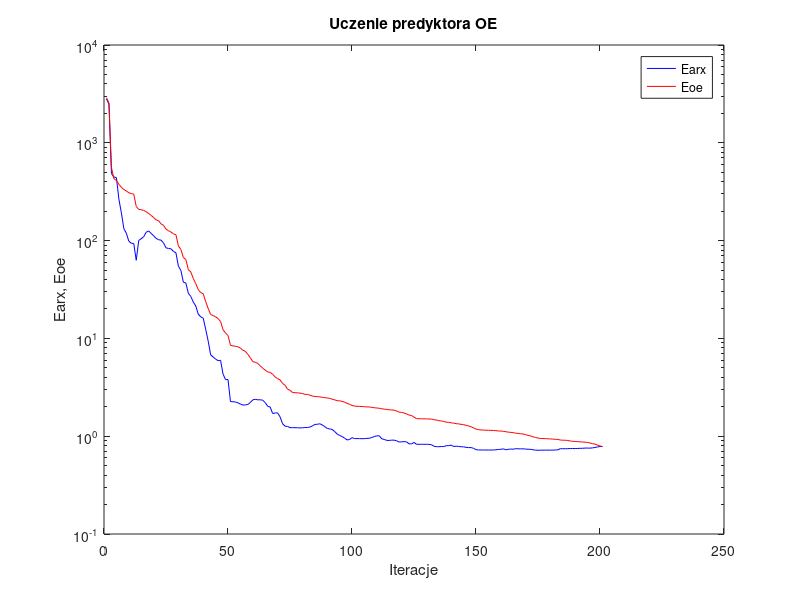
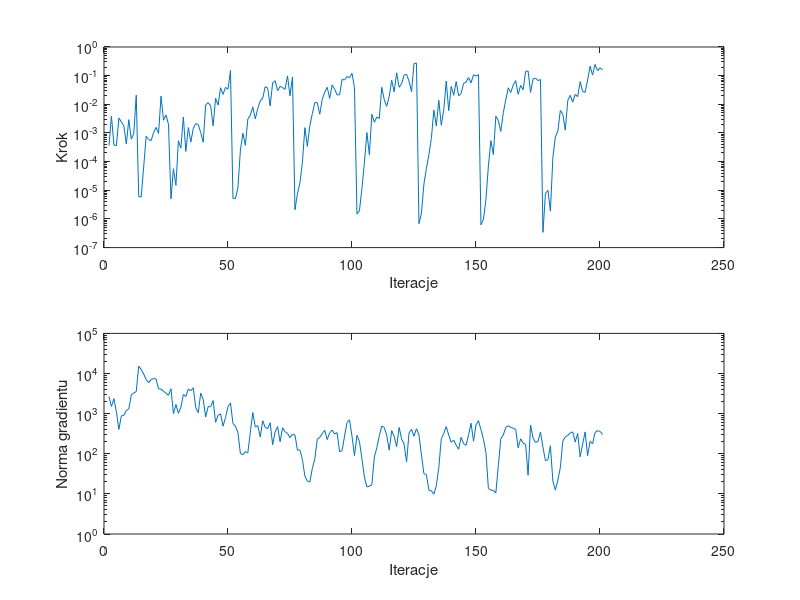

MATLAB code to generate these figures, in order:
%uczenie predyktora oe
clear all;
n=0; farx(n+1)=2.813022e+003; foe(n+1)=2.884271e+003; wspucz(n+1)=0.000000e+000; ng(n+1)=0.000000e+000;
%odnowa zmiennej metryki
n=1; farx(n+1)=2.481691e+003; foe(n+1)=2.558203e+003; krok(n+1)=3.657739e-004; ng(n+1)=2.690827e+003;
n=2; farx(n+1)=4.841500e+002; foe(n+1)=5.592637e+002; krok(n+1)=3.852167e-003; ng(n+1)=1.505081e+003;
n=3; farx(n+1)=4.467561e+002; foe(n+1)=4.284048e+002; krok(n+1)=3.800744e-004; ng(n+1)=2.367684e+003;
n=4; farx(n+1)=4.403806e+002; foe(n+1)=4.138728e+002; krok(n+1)=3.606707e-004; ng(n+1)=1.102093e+003;
n=5; farx(n+1)=2.656812e+002; foe(n+1)=3.751388e+002; krok(n+1)=3.334617e-003; ng(n+1)=4.056489e+002;
n=6; farx(n+1)=1.923480e+002; foe(n+1)=3.510834e+002; krok(n+1)=2.437188e-003; ng(n+1)=8.811721e+002;
n=7; farx(n+1)=1.325290e+002; foe(n+1)=3.322704e+002; krok(n+1)=1.788132e-003; ng(n+1)=9.089645e+002;
n=8; farx(n+1)=1.192016e+002; foe(n+1)=3.221821e+002; krok(n+1)=4.090422e-004; ng(n+1)=1.199400e+003;
n=9; farx(n+1)=9.869343e+001; foe(n+1)=3.085521e+002; krok(n+1)=2.926191e-003; ng(n+1)=1.308846e+003;
n=10; farx(n+1)=9.401371e+001; foe(n+1)=3.026505e+002; krok(n+1)=6.090040e-004; ng(n+1)=2.907920e+003;
n=11; farx(n+1)=9.335287e+001; foe(n+1)=2.987341e+002; krok(n+1)=9.396816e-004; ng(n+1)=3.299786e+003;
n=12; farx(n+1)=6.294099e+001; foe(n+1)=2.234053e+002; krok(n+1)=2.074719e-002; ng(n+1)=3.539914e+003;
n=13; farx(n+1)=1.003711e+002; foe(n+1)=2.085290e+002; krok(n+1)=6.110274e-006; ng(n+1)=1.531002e+004;
n=14; farx(n+1)=1.044630e+002; foe(n+1)=2.071411e+002; krok(n+1)=5.763684e-006; ng(n+1)=1.266916e+004;
n=15; farx(n+1)=1.096318e+002; foe(n+1)=2.033477e+002; krok(n+1)=6.630174e-005; ng(n+1)=9.763121e+003;
n=16; farx(n+1)=1.215567e+002; foe(n+1)=1.975749e+002; krok(n+1)=7.663457e-004; ng(n+1)=7.028679e+003;
n=17; farx(n+1)=1.255340e+002; foe(n+1)=1.892055e+002; krok(n+1)=5.909215e-004; ng(n+1)=5.911754e+003;
n=18; farx(n+1)=1.185576e+002; foe(n+1)=1.810096e+002; krok(n+1)=5.404980e-004; ng(n+1)=7.049502e+003;
n=19; farx(n+1)=1.120750e+002; foe(n+1)=1.723002e+002; krok(n+1)=1.038666e-003; ng(n+1)=7.568448e+003;
n=20; farx(n+1)=1.053303e+002; foe(n+1)=1.628208e+002; krok(n+1)=1.568736e-003; ng(n+1)=7.319268e+003;
n=21; farx(n+1)=1.021172e+002; foe(n+1)=1.598764e+002; krok(n+1)=9.676040e-004; ng(n+1)=4.154715e+003;
n=22; farx(n+1)=1.011204e+002; foe(n+1)=1.483529e+002; krok(n+1)=1.936662e-002; ng(n+1)=4.069431e+003;
n=23; farx(n+1)=9.465841e+001; foe(n+1)=1.432495e+002; krok(n+1)=2.774090e-003; ng(n+1)=3.595750e+003;
n=24; farx(n+1)=8.435131e+001; foe(n+1)=1.311691e+002; krok(n+1)=4.267031e-003; ng(n+1)=3.223783e+003;
n=25; farx(n+1)=8.310655e+001; foe(n+1)=1.262578e+002; krok(n+1)=2.018307e-003; ng(n+1)=2.866211e+003;
%odnowa zmiennej metryki
n=26; farx(n+1)=8.241865e+001; foe(n+1)=1.222209e+002; krok(n+1)=5.005977e-006; ng(n+1)=4.176016e+003;
n=27; farx(n+1)=7.755655e+001; foe(n+1)=1.171686e+002; krok(n+1)=5.658127e-005; ng(n+1)=9.989795e+002;
n=28; farx(n+1)=7.504692e+001; foe(n+1)=1.149504e+002; krok(n+1)=1.489515e-005; ng(n+1)=1.699110e+003;
n=29; farx(n+1)=5.469928e+001; foe(n+1)=8.812115e+001; krok(n+1)=5.322828e-004; ng(n+1)=1.014096e+003;
n=30; farx(n+1)=4.960637e+001; foe(n+1)=8.115725e+001; krok(n+1)=2.952315e-004; ng(n+1)=1.442770e+003;
n=31; farx(n+1)=3.750553e+001; foe(n+1)=6.723172e+001; krok(n+1)=3.595838e-003; ng(n+1)=2.998517e+003;
n=32; farx(n+1)=3.685816e+001; foe(n+1)=6.407276e+001; krok(n+1)=2.266194e-004; ng(n+1)=2.671604e+003;
n=33; farx(n+1)=2.897553e+001; foe(n+1)=5.057848e+001; krok(n+1)=1.548346e-003; ng(n+1)=4.141045e+003;
n=34; farx(n+1)=2.682559e+001; foe(n+1)=4.774716e+001; krok(n+1)=4.819384e-004; ng(n+1)=3.724487e+003;
n=35; farx(n+1)=2.355871e+001; foe(n+1)=4.103706e+001; krok(n+1)=1.441974e-003; ng(n+1)=4.403681e+003;
n=36; farx(n+1)=2.146602e+001; foe(n+1)=3.624508e+001; krok(n+1)=2.133516e-003; ng(n+1)=1.397673e+003;
n=37; farx(n+1)=1.771563e+001; foe(n+1)=3.159008e+001; krok(n+1)=1.970836e-003; ng(n+1)=1.057654e+003;
n=38; farx(n+1)=1.663287e+001; foe(n+1)=2.936155e+001; krok(n+1)=1.037622e-003; ng(n+1)=3.243159e+003;
n=39; farx(n+1)=1.610700e+001; foe(n+1)=2.861753e+001; krok(n+1)=4.766449e-004; ng(n+1)=2.267959e+003;
n=40; farx(n+1)=1.240935e+001; foe(n+1)=2.375982e+001; krok(n+1)=9.502242e-003; ng(n+1)=8.314094e+002;
n=41; farx(n+1)=9.420064e+000; foe(n+1)=2.027081e+001; krok(n+1)=1.139839e-002; ng(n+1)=1.494808e+003;
n=42; farx(n+1)=6.796534e+000; foe(n+1)=1.756725e+001; krok(n+1)=8.839546e-003; ng(n+1)=1.488606e+003;
n=43; farx(n+1)=6.459599e+000; foe(n+1)=1.709383e+001; krok(n+1)=1.775201e-003; ng(n+1)=2.123065e+003;
n=44; farx(n+1)=6.140092e+000; foe(n+1)=1.662763e+001; krok(n+1)=1.618451e-002; ng(n+1)=6.112399e+002;
n=45; farx(n+1)=5.927320e+000; foe(n+1)=1.594431e+001; krok(n+1)=9.367765e-003; ng(n+1)=9.109186e+002;
n=46; farx(n+1)=5.971964e+000; foe(n+1)=1.488873e+001; krok(n+1)=3.782301e-002; ng(n+1)=9.905526e+002;
n=47; farx(n+1)=4.314979e+000; foe(n+1)=1.226216e+001; krok(n+1)=2.223039e-002; ng(n+1)=4.866222e+002;
n=48; farx(n+1)=3.791808e+000; foe(n+1)=1.137364e+001; krok(n+1)=3.882853e-002; ng(n+1)=7.967760e+002;
n=49; farx(n+1)=3.794078e+000; foe(n+1)=1.070542e+001; krok(n+1)=3.377395e-002; ng(n+1)=1.502991e+003;
n=50; farx(n+1)=2.260015e+000; foe(n+1)=8.506361e+000; krok(n+1)=1.523673e-001; ng(n+1)=1.850229e+003;
%odnowa zmiennej metryki
n=51; farx(n+1)=2.251036e+000; foe(n+1)=8.381304e+000; krok(n+1)=5.224009e-006; ng(n+1)=5.680574e+002;
n=52; farx(n+1)=2.237309e+000; foe(n+1)=8.305657e+000; krok(n+1)=5.191890e-006; ng(n+1)=4.844707e+002;
n=53; farx(n+1)=2.195751e+000; foe(n+1)=8.213332e+000; krok(n+1)=1.222055e-005; ng(n+1)=3.359326e+002;
n=54; farx(n+1)=2.131659e+000; foe(n+1)=7.979668e+000; krok(n+1)=2.530983e-004; ng(n+1)=1.015171e+002;
n=55; farx(n+1)=2.081033e+000; foe(n+1)=7.566528e+000; krok(n+1)=9.796872e-004; ng(n+1)=9.442260e+001;
n=56; farx(n+1)=2.086395e+000; foe(n+1)=7.375685e+000; krok(n+1)=3.716215e-004; ng(n+1)=1.129148e+002;
n=57; farx(n+1)=2.113595e+000; foe(n+1)=6.866281e+000; krok(n+1)=3.065383e-003; ng(n+1)=1.054886e+002;
n=58; farx(n+1)=2.212886e+000; foe(n+1)=6.336536e+000; krok(n+1)=4.150488e-003; ng(n+1)=3.426232e+002;
n=59; farx(n+1)=2.353932e+000; foe(n+1)=5.786899e+000; krok(n+1)=8.128862e-003; ng(n+1)=1.067012e+003;
n=60; farx(n+1)=2.381594e+000; foe(n+1)=5.706646e+000; krok(n+1)=3.096185e-003; ng(n+1)=4.645760e+002;
n=61; farx(n+1)=2.356641e+000; foe(n+1)=5.546672e+000; krok(n+1)=7.119007e-003; ng(n+1)=5.034540e+002;
n=62; farx(n+1)=2.356468e+000; foe(n+1)=5.242038e+000; krok(n+1)=1.305012e-002; ng(n+1)=2.607281e+002;
n=63; farx(n+1)=2.335659e+000; foe(n+1)=4.949718e+000; krok(n+1)=1.636186e-002; ng(n+1)=6.646723e+002;
n=64; farx(n+1)=2.204154e+000; foe(n+1)=4.739911e+000; krok(n+1)=4.111242e-002; ng(n+1)=4.535302e+002;
n=65; farx(n+1)=2.021691e+000; foe(n+1)=4.543594e+000; krok(n+1)=3.663180e-002; ng(n+1)=4.247581e+002;
n=66; farx(n+1)=1.988877e+000; foe(n+1)=4.490973e+000; krok(n+1)=8.751130e-003; ng(n+1)=5.931456e+002;
n=67; farx(n+1)=1.707398e+000; foe(n+1)=4.297662e+000; krok(n+1)=5.671128e-002; ng(n+1)=1.680153e+002;
n=68; farx(n+1)=1.727316e+000; foe(n+1)=4.034394e+000; krok(n+1)=6.647460e-002; ng(n+1)=3.483662e+002;
n=69; farx(n+1)=1.732462e+000; foe(n+1)=3.878955e+000; krok(n+1)=2.992730e-002; ng(n+1)=4.769274e+002;
n=70; farx(n+1)=1.575878e+000; foe(n+1)=3.758393e+000; krok(n+1)=4.235232e-002; ng(n+1)=1.988167e+002;
n=71; farx(n+1)=1.341266e+000; foe(n+1)=3.462858e+000; krok(n+1)=3.830459e-002; ng(n+1)=4.451487e+002;
n=72; farx(n+1)=1.266977e+000; foe(n+1)=3.318891e+000; krok(n+1)=3.294851e-002; ng(n+1)=3.543541e+002;
n=73; farx(n+1)=1.258475e+000; foe(n+1)=3.027162e+000; krok(n+1)=9.809225e-002; ng(n+1)=3.208496e+002;
n=74; farx(n+1)=1.222614e+000; foe(n+1)=2.948257e+000; krok(n+1)=1.982937e-002; ng(n+1)=2.517534e+002;
n=75; farx(n+1)=1.222787e+000; foe(n+1)=2.796135e+000; krok(n+1)=9.018109e-002; ng(n+1)=3.070716e+002;
%odnowa zmiennej metryki
n=76; farx(n+1)=1.222661e+000; foe(n+1)=2.785172e+000; krok(n+1)=2.094646e-006; ng(n+1)=2.934443e+002;
n=77; farx(n+1)=1.220011e+000; foe(n+1)=2.775386e+000; krok(n+1)=7.626235e-006; ng(n+1)=1.234738e+002;
n=78; farx(n+1)=1.215573e+000; foe(n+1)=2.760109e+000; krok(n+1)=1.808278e-005; ng(n+1)=1.229036e+002;
n=79; farx(n+1)=1.218555e+000; foe(n+1)=2.734374e+000; krok(n+1)=9.374630e-005; ng(n+1)=7.207785e+001;
n=80; farx(n+1)=1.226290e+000; foe(n+1)=2.679399e+000; krok(n+1)=1.532691e-003; ng(n+1)=2.761039e+001;
n=81; farx(n+1)=1.227965e+000; foe(n+1)=2.673297e+000; krok(n+1)=3.395966e-004; ng(n+1)=2.094335e+001;
n=82; farx(n+1)=1.238466e+000; foe(n+1)=2.628872e+000; krok(n+1)=1.830478e-003; ng(n+1)=1.974990e+001;
n=83; farx(n+1)=1.272107e+000; foe(n+1)=2.576500e+000; krok(n+1)=4.704763e-003; ng(n+1)=4.324429e+001;
n=84; farx(n+1)=1.319876e+000; foe(n+1)=2.546740e+000; krok(n+1)=1.136409e-002; ng(n+1)=7.404134e+001;
n=85; farx(n+1)=1.323542e+000; foe(n+1)=2.540194e+000; krok(n+1)=1.153579e-002; ng(n+1)=2.323971e+002;
n=86; farx(n+1)=1.340937e+000; foe(n+1)=2.524888e+000; krok(n+1)=4.522618e-003; ng(n+1)=2.549175e+002;
n=87; farx(n+1)=1.304212e+000; foe(n+1)=2.501096e+000; krok(n+1)=1.495979e-002; ng(n+1)=3.218903e+002;
n=88; farx(n+1)=1.252262e+000; foe(n+1)=2.480392e+000; krok(n+1)=2.667494e-002; ng(n+1)=3.852212e+002;
n=89; farx(n+1)=1.201998e+000; foe(n+1)=2.460290e+000; krok(n+1)=3.911298e-002; ng(n+1)=2.258242e+002;
n=90; farx(n+1)=1.186193e+000; foe(n+1)=2.439203e+000; krok(n+1)=1.601914e-002; ng(n+1)=3.339935e+002;
n=91; farx(n+1)=1.173170e+000; foe(n+1)=2.391864e+000; krok(n+1)=4.732206e-002; ng(n+1)=3.887688e+002;
n=92; farx(n+1)=1.117711e+000; foe(n+1)=2.353155e+000; krok(n+1)=3.377395e-002; ng(n+1)=3.111869e+002;
n=93; farx(n+1)=1.054364e+000; foe(n+1)=2.309173e+000; krok(n+1)=2.117616e-002; ng(n+1)=3.354816e+002;
n=94; farx(n+1)=1.019178e+000; foe(n+1)=2.297636e+000; krok(n+1)=2.165649e-002; ng(n+1)=1.118213e+002;
n=95; farx(n+1)=9.919941e-001; foe(n+1)=2.272574e+000; krok(n+1)=7.384818e-002; ng(n+1)=1.197597e+002;
n=96; farx(n+1)=9.573789e-001; foe(n+1)=2.230031e+000; krok(n+1)=7.084462e-002; ng(n+1)=2.766319e+002;
n=97; farx(n+1)=9.150575e-001; foe(n+1)=2.169924e+000; krok(n+1)=9.326940e-002; ng(n+1)=6.081322e+002;
n=98; farx(n+1)=9.258265e-001; foe(n+1)=2.119709e+000; krok(n+1)=8.366204e-002; ng(n+1)=7.026941e+002;
n=99; farx(n+1)=9.673226e-001; foe(n+1)=2.063360e+000; krok(n+1)=1.209148e-001; ng(n+1)=2.735238e+002;
n=100; farx(n+1)=9.453072e-001; foe(n+1)=2.032256e+000; krok(n+1)=3.825942e-002; ng(n+1)=8.977255e+001;
%odnowa zmiennej metryki
n=101; farx(n+1)=9.453001e-001; foe(n+1)=2.021194e+000; krok(n+1)=1.474552e-006; ng(n+1)=2.884007e+002;
n=102; farx(n+1)=9.449370e-001; foe(n+1)=2.015122e+000; krok(n+1)=1.948696e-006; ng(n+1)=2.012516e+002;
n=103; farx(n+1)=9.432650e-001; foe(n+1)=2.010187e+000; krok(n+1)=1.157184e-005; ng(n+1)=7.531295e+001;
n=104; farx(n+1)=9.438491e-001; foe(n+1)=2.004767e+000; krok(n+1)=9.107492e-005; ng(n+1)=2.634701e+001;
n=105; farx(n+1)=9.510773e-001; foe(n+1)=1.993026e+000; krok(n+1)=1.037622e-003; ng(n+1)=1.489485e+001;
n=106; farx(n+1)=9.528266e-001; foe(n+1)=1.991205e+000; krok(n+1)=1.736749e-004; ng(n+1)=1.548145e+001;
n=107; farx(n+1)=9.700757e-001; foe(n+1)=1.971729e+000; krok(n+1)=4.508154e-003; ng(n+1)=1.683796e+001;
n=108; farx(n+1)=9.923950e-001; foe(n+1)=1.954529e+000; krok(n+1)=2.359800e-003; ng(n+1)=8.266892e+001;
n=109; farx(n+1)=1.008158e+000; foe(n+1)=1.943148e+000; krok(n+1)=3.595805e-003; ng(n+1)=1.407201e+002;
n=110; farx(n+1)=1.009797e+000; foe(n+1)=1.930937e+000; krok(n+1)=3.185728e-003; ng(n+1)=2.816383e+002;
n=111; farx(n+1)=9.398566e-001; foe(n+1)=1.907421e+000; krok(n+1)=3.923333e-002; ng(n+1)=4.912314e+002;
n=112; farx(n+1)=9.277027e-001; foe(n+1)=1.890889e+000; krok(n+1)=1.450364e-002; ng(n+1)=4.508314e+002;
n=113; farx(n+1)=9.058177e-001; foe(n+1)=1.876234e+000; krok(n+1)=8.486623e-003; ng(n+1)=2.886228e+002;
n=114; farx(n+1)=9.049354e-001; foe(n+1)=1.863634e+000; krok(n+1)=1.895365e-002; ng(n+1)=1.229629e+002;
n=115; farx(n+1)=9.114251e-001; foe(n+1)=1.854133e+000; krok(n+1)=6.900644e-002; ng(n+1)=3.786484e+002;
n=116; farx(n+1)=9.114376e-001; foe(n+1)=1.845279e+000; krok(n+1)=2.727640e-002; ng(n+1)=2.718620e+002;
n=117; farx(n+1)=8.975055e-001; foe(n+1)=1.809280e+000; krok(n+1)=1.254000e-001; ng(n+1)=1.504898e+002;
n=118; farx(n+1)=8.719475e-001; foe(n+1)=1.761526e+000; krok(n+1)=3.923333e-002; ng(n+1)=4.529282e+002;
n=119; farx(n+1)=8.751428e-001; foe(n+1)=1.748049e+000; krok(n+1)=5.234463e-002; ng(n+1)=2.336914e+002;
n=120; farx(n+1)=8.806626e-001; foe(n+1)=1.727246e+000; krok(n+1)=1.042976e-001; ng(n+1)=1.748007e+002;
n=121; farx(n+1)=8.748837e-001; foe(n+1)=1.690874e+000; krok(n+1)=1.115271e-001; ng(n+1)=6.281247e+001;
n=122; farx(n+1)=8.361449e-001; foe(n+1)=1.643202e+000; krok(n+1)=6.392790e-002; ng(n+1)=3.290032e+002;
n=123; farx(n+1)=8.343033e-001; foe(n+1)=1.629426e+000; krok(n+1)=2.757245e-002; ng(n+1)=4.067339e+002;
n=124; farx(n+1)=8.640378e-001; foe(n+1)=1.566268e+000; krok(n+1)=2.656312e-001; ng(n+1)=2.741551e+002;
n=125; farx(n+1)=8.267923e-001; foe(n+1)=1.512771e+000; krok(n+1)=2.730638e-001; ng(n+1)=4.204145e+002;
%odnowa zmiennej metryki
n=126; farx(n+1)=8.266828e-001; foe(n+1)=1.508422e+000; krok(n+1)=6.845462e-007; ng(n+1)=2.968688e+002;
n=127; farx(n+1)=8.266959e-001; foe(n+1)=1.507416e+000; krok(n+1)=1.581345e-006; ng(n+1)=9.285309e+001;
n=128; farx(n+1)=8.270804e-001; foe(n+1)=1.506201e+000; krok(n+1)=1.649119e-005; ng(n+1)=3.188399e+001;
n=129; farx(n+1)=8.261602e-001; foe(n+1)=1.502388e+000; krok(n+1)=5.845176e-005; ng(n+1)=3.017741e+001;
n=130; farx(n+1)=8.250902e-001; foe(n+1)=1.500951e+000; krok(n+1)=1.752601e-004; ng(n+1)=1.232870e+001;
n=131; farx(n+1)=8.196513e-001; foe(n+1)=1.496036e+000; krok(n+1)=6.518015e-004; ng(n+1)=1.193349e+001;
n=132; farx(n+1)=7.902595e-001; foe(n+1)=1.474956e+000; krok(n+1)=6.256921e-003; ng(n+1)=9.786009e+000;
n=133; farx(n+1)=7.815576e-001; foe(n+1)=1.464131e+000; krok(n+1)=1.750227e-003; ng(n+1)=1.596402e+001;
n=134; farx(n+1)=7.809295e-001; foe(n+1)=1.441221e+000; krok(n+1)=1.378623e-002; ng(n+1)=4.495041e+001;
n=135; farx(n+1)=7.851892e-001; foe(n+1)=1.431916e+000; krok(n+1)=1.861026e-003; ng(n+1)=2.365796e+002;
n=136; farx(n+1)=7.824215e-001; foe(n+1)=1.418592e+000; krok(n+1)=6.543079e-003; ng(n+1)=3.218809e+002;
n=137; farx(n+1)=8.002414e-001; foe(n+1)=1.389765e+000; krok(n+1)=6.442938e-002; ng(n+1)=4.762651e+002;
n=138; farx(n+1)=8.011998e-001; foe(n+1)=1.385811e+000; krok(n+1)=5.980899e-003; ng(n+1)=2.915241e+002;
n=139; farx(n+1)=8.097965e-001; foe(n+1)=1.369567e+000; krok(n+1)=4.215364e-002; ng(n+1)=1.923819e+002;
n=140; farx(n+1)=7.846524e-001; foe(n+1)=1.360263e+000; krok(n+1)=2.067140e-002; ng(n+1)=2.199722e+002;
n=141; farx(n+1)=7.911913e-001; foe(n+1)=1.343675e+000; krok(n+1)=6.224674e-002; ng(n+1)=1.637132e+002;
n=142; farx(n+1)=7.859060e-001; foe(n+1)=1.336737e+000; krok(n+1)=1.980819e-002; ng(n+1)=1.294870e+002;
n=143; farx(n+1)=7.801684e-001; foe(n+1)=1.321251e+000; krok(n+1)=2.378377e-002; ng(n+1)=2.578482e+002;
n=144; farx(n+1)=7.785077e-001; foe(n+1)=1.311009e+000; krok(n+1)=5.360061e-002; ng(n+1)=1.775526e+002;
n=145; farx(n+1)=7.689658e-001; foe(n+1)=1.293298e+000; krok(n+1)=5.955282e-002; ng(n+1)=1.625055e+002;
n=146; farx(n+1)=7.645509e-001; foe(n+1)=1.274763e+000; krok(n+1)=8.569436e-002; ng(n+1)=2.962766e+002;
n=147; farx(n+1)=7.653418e-001; foe(n+1)=1.249732e+000; krok(n+1)=5.625683e-002; ng(n+1)=5.763497e+002;
n=148; farx(n+1)=7.516321e-001; foe(n+1)=1.215289e+000; krok(n+1)=1.082372e-001; ng(n+1)=2.064820e+002;
n=149; farx(n+1)=7.294177e-001; foe(n+1)=1.182417e+000; krok(n+1)=9.595947e-002; ng(n+1)=5.202677e+002;
n=150; farx(n+1)=7.231235e-001; foe(n+1)=1.167360e+000; krok(n+1)=1.093247e-001; ng(n+1)=6.724601e+002;
%odnowa zmiennej metryki
n=151; farx(n+1)=7.228494e-001; foe(n+1)=1.158728e+000; krok(n+1)=6.234966e-007; ng(n+1)=3.980311e+002;
n=152; farx(n+1)=7.227463e-001; foe(n+1)=1.154780e+000; krok(n+1)=9.831143e-007; ng(n+1)=2.301283e+002;
n=153; farx(n+1)=7.221615e-001; foe(n+1)=1.151107e+000; krok(n+1)=4.760132e-006; ng(n+1)=1.078021e+002;
n=154; farx(n+1)=7.220859e-001; foe(n+1)=1.150021e+000; krok(n+1)=7.110078e-005; ng(n+1)=1.366210e+001;
n=155; farx(n+1)=7.221898e-001; foe(n+1)=1.146147e+000; krok(n+1)=5.391128e-004; ng(n+1)=1.241694e+001;
n=156; farx(n+1)=7.224109e-001; foe(n+1)=1.145079e+000; krok(n+1)=1.767236e-004; ng(n+1)=1.223281e+001;
n=157; farx(n+1)=7.265881e-001; foe(n+1)=1.140444e+000; krok(n+1)=3.870712e-003; ng(n+1)=1.060275e+001;
n=158; farx(n+1)=7.321551e-001; foe(n+1)=1.130989e+000; krok(n+1)=2.678603e-003; ng(n+1)=5.045767e+001;
n=159; farx(n+1)=7.338419e-001; foe(n+1)=1.128623e+000; krok(n+1)=1.130654e-003; ng(n+1)=2.362912e+002;
n=160; farx(n+1)=7.428858e-001; foe(n+1)=1.122022e+000; krok(n+1)=5.020749e-003; ng(n+1)=2.945849e+002;
n=161; farx(n+1)=7.267246e-001; foe(n+1)=1.111986e+000; krok(n+1)=1.423591e-002; ng(n+1)=4.563321e+002;
n=162; farx(n+1)=7.344072e-001; foe(n+1)=1.100791e+000; krok(n+1)=3.763810e-002; ng(n+1)=4.963677e+002;
n=163; farx(n+1)=7.389131e-001; foe(n+1)=1.093820e+000; krok(n+1)=2.580064e-002; ng(n+1)=4.553834e+002;
n=164; farx(n+1)=7.361814e-001; foe(n+1)=1.087226e+000; krok(n+1)=4.663036e-002; ng(n+1)=4.313831e+002;
n=165; farx(n+1)=7.457333e-001; foe(n+1)=1.074008e+000; krok(n+1)=6.721749e-002; ng(n+1)=4.051894e+002;
n=166; farx(n+1)=7.434082e-001; foe(n+1)=1.068800e+000; krok(n+1)=2.243330e-002; ng(n+1)=1.409625e+002;
n=167; farx(n+1)=7.421962e-001; foe(n+1)=1.059187e+000; krok(n+1)=4.568872e-002; ng(n+1)=2.363379e+002;
n=168; farx(n+1)=7.430813e-001; foe(n+1)=1.054078e+000; krok(n+1)=3.221469e-002; ng(n+1)=1.820052e+002;
n=169; farx(n+1)=7.387263e-001; foe(n+1)=1.036985e+000; krok(n+1)=1.400181e-001; ng(n+1)=1.722383e+002;
n=170; farx(n+1)=7.353580e-001; foe(n+1)=1.020004e+000; krok(n+1)=1.460372e-001; ng(n+1)=2.917754e+001;
n=171; farx(n+1)=7.346252e-001; foe(n+1)=1.007153e+000; krok(n+1)=2.598758e-002; ng(n+1)=5.211817e+002;
n=172; farx(n+1)=7.265210e-001; foe(n+1)=9.848374e-001; krok(n+1)=7.636705e-002; ng(n+1)=2.486153e+002;
n=173; farx(n+1)=7.208139e-001; foe(n+1)=9.719732e-001; krok(n+1)=8.153064e-002; ng(n+1)=1.910916e+002;
n=174; farx(n+1)=7.177431e-001; foe(n+1)=9.573559e-001; krok(n+1)=6.754791e-002; ng(n+1)=2.019571e+002;
n=175; farx(n+1)=7.199331e-001; foe(n+1)=9.475750e-001; krok(n+1)=7.302728e-002; ng(n+1)=3.447917e+002;
%odnowa zmiennej metryki
n=176; farx(n+1)=7.199505e-001; foe(n+1)=9.470679e-001; krok(n+1)=3.388529e-007; ng(n+1)=1.445853e+002;
n=177; farx(n+1)=7.202581e-001; foe(n+1)=9.437656e-001; krok(n+1)=7.690425e-006; ng(n+1)=6.735933e+001;
n=178; farx(n+1)=7.201774e-001; foe(n+1)=9.408144e-001; krok(n+1)=9.975945e-006; ng(n+1)=7.068798e+001;
n=179; farx(n+1)=7.200879e-001; foe(n+1)=9.380941e-001; krok(n+1)=1.868922e-006; ng(n+1)=1.585638e+002;
n=180; farx(n+1)=7.206027e-001; foe(n+1)=9.345104e-001; krok(n+1)=1.401071e-004; ng(n+1)=2.067183e+001;
n=181; farx(n+1)=7.231330e-001; foe(n+1)=9.284615e-001; krok(n+1)=7.286945e-004; ng(n+1)=1.242496e+001;
n=182; farx(n+1)=7.256982e-001; foe(n+1)=9.265654e-001; krok(n+1)=1.160015e-003; ng(n+1)=2.205251e+001;
n=183; farx(n+1)=7.457273e-001; foe(n+1)=9.139019e-001; krok(n+1)=6.130766e-003; ng(n+1)=4.504304e+001;
n=184; farx(n+1)=7.448415e-001; foe(n+1)=9.104410e-001; krok(n+1)=4.509565e-003; ng(n+1)=2.054286e+002;
n=185; farx(n+1)=7.439305e-001; foe(n+1)=9.090964e-001; krok(n+1)=1.255518e-003; ng(n+1)=2.647233e+002;
n=186; farx(n+1)=7.464022e-001; foe(n+1)=9.037846e-001; krok(n+1)=1.360507e-002; ng(n+1)=2.862014e+002;
n=187; farx(n+1)=7.477522e-001; foe(n+1)=8.930753e-001; krok(n+1)=2.049366e-002; ng(n+1)=3.295323e+002;
n=188; farx(n+1)=7.493970e-001; foe(n+1)=8.868861e-001; krok(n+1)=1.189189e-002; ng(n+1)=3.507526e+002;
n=189; farx(n+1)=7.477476e-001; foe(n+1)=8.836782e-001; krok(n+1)=2.223039e-002; ng(n+1)=1.957762e+002;
n=190; farx(n+1)=7.494097e-001; foe(n+1)=8.799035e-001; krok(n+1)=1.851676e-002; ng(n+1)=3.212791e+002;
n=191; farx(n+1)=7.517992e-001; foe(n+1)=8.757941e-001; krok(n+1)=6.191270e-002; ng(n+1)=8.399802e+001;
n=192; farx(n+1)=7.524472e-001; foe(n+1)=8.720634e-001; krok(n+1)=2.799347e-002; ng(n+1)=1.740964e+002;
n=193; farx(n+1)=7.563575e-001; foe(n+1)=8.674516e-001; krok(n+1)=2.594061e-002; ng(n+1)=3.501780e+002;
n=194; farx(n+1)=7.563308e-001; foe(n+1)=8.635012e-001; krok(n+1)=6.995615e-002; ng(n+1)=8.941385e+001;
n=195; farx(n+1)=7.550718e-001; foe(n+1)=8.511655e-001; krok(n+1)=2.134155e-001; ng(n+1)=2.033577e+002;
n=196; farx(n+1)=7.599095e-001; foe(n+1)=8.401173e-001; krok(n+1)=1.047220e-001; ng(n+1)=1.768832e+002;
n=197; farx(n+1)=7.667016e-001; foe(n+1)=8.293259e-001; krok(n+1)=2.461541e-001; ng(n+1)=3.360034e+002;
n=198; farx(n+1)=7.772572e-001; foe(n+1)=8.110732e-001; krok(n+1)=1.483526e-001; ng(n+1)=3.763099e+002;
n=199; farx(n+1)=7.835457e-001; foe(n+1)=7.933019e-001; krok(n+1)=1.890204e-001; ng(n+1)=3.622358e+002;
n=200; farx(n+1)=7.866717e-001; foe(n+1)=7.836156e-001; krok(n+1)=1.600146e-001; ng(n+1)=3.038770e+002;

figure; semilogy(farx,'b'); hold on; semilogy(foe,'r'); xlabel('Iteracje'); ylabel('Earx, Eoe'); legend('Earx','Eoe'); title('Uczenie predyktora OE');
figure; subplot(2,1,1); semilogy(krok); xlabel('Iteracje'); ylabel('Krok');
subplot(2,1,2); semilogy(ng); xlabel('Iteracje'); ylabel('Norma gradientu');
Earx=farx(n+1)
Eoe=foe(n+1)
